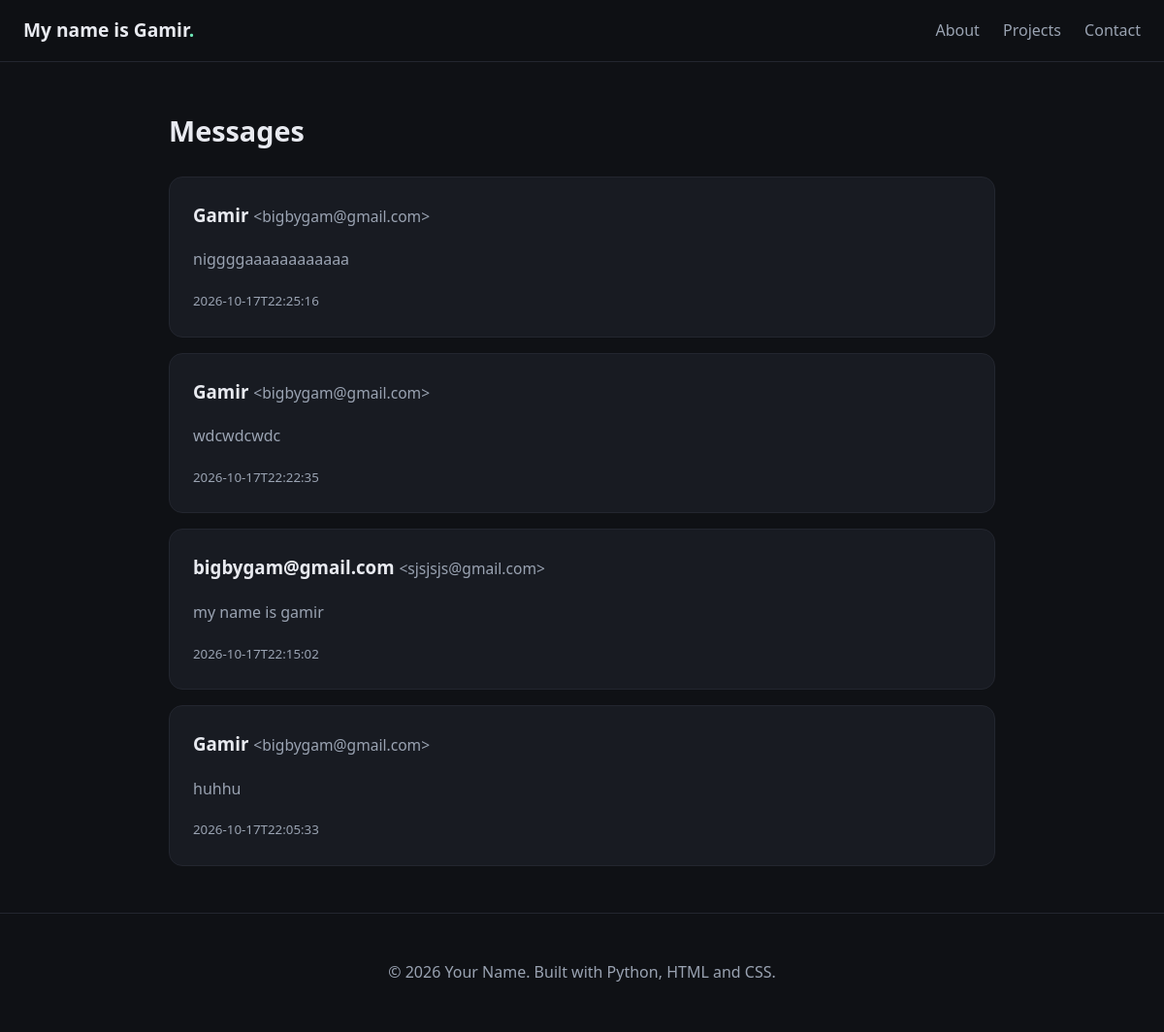
The page /messages on the database its author committed.
### tables this page shows
CREATE TABLE messages (
                id INTEGER PRIMARY KEY AUTOINCREMENT,
                name TEXT NOT NULL,
                email TEXT NOT NULL,
                message TEXT NOT NULL,
                created_at TEXT NOT NULL
            );

### app.py (the view)
@app.route("/messages")
def messages():
    rows = get_db().execute(
        "SELECT * FROM messages ORDER BY id DESC"
    ).fetchall()
    return render_template("messages.html", messages=rows)

### app.py (called while the page is built)
def get_db():
    if "db" not in g:
        g.db = sqlite3.connect(DATABASE)
        g.db.row_factory = sqlite3.Row
    return g.db

### templates/messages.html (shortened to what this page needs)
{% extends "base.html" %}
{% block content %}
<section class="section">
  <h2>Messages</h2>
  {% if messages %}
    <div class="inbox">
      {% for m in messages %}
        <article class="card">
          <h3>{{ m.name }} <small>&lt;{{ m.email }}&gt;</small></h3>
          <p>{{ m.message }}</p>
          <small>{{ m.created_at }}</small>
        </article>
      {% endfor %}
    </div>
  {% else %}
    <p>No messages yet.</p>
  {% endif %}
</section>
{% endblock %}

### templates/base.html (shortened to what this page needs)
<!DOCTYPE html>
<html lang="en">
<head>
  <link rel="stylesheet" href="{{ url_for('static', filename='style.css') }}">
</head>
<body>
  <header class="nav">
    <a class="logo" href="{{ url_for('index') }}">My name is Gamir<span>.</span></a>
    <nav>
      <a href="{{ url_for('index') }}#about">About</a>
      <a href="{{ url_for('index') }}#projects">Projects</a>
      <a href="{{ url_for('index') }}#contact">Contact</a>
    </nav>
  </header>
  {% block content %}{% endblock %}
  <footer class="footer">
    <p>&copy; 2026 Your Name. Built with Python, HTML and CSS.</p>
  </footer>
</body>
</html>

### static/style.css (style rules this page uses)
:root { --bg: #0f1115; --surface: #181b22; --text: #e8eaf0; --muted: #9aa3b2; --accent: #6ee7b7; --accent-dark: #0f1115; --error: #f87171; --radius: 14px; }
* { box-sizing: border-box; }
html { scroll-behavior: smooth; }
body { margin: 0; font-family: system-ui, -apple-system, "Segoe UI", Roboto, sans-serif; background: var(--bg); color: var(--text); line-height: 1.6; }
a { color: inherit; }
.nav { position: sticky; top: 0; z-index: 10; display: flex; justify-content: space-between; align-items: center; padding: 1rem 1.5rem; background: rgba(15, 17, 21, 0.85); backdrop-filter: blur(8px); border-bottom: 1px solid #23262f; }
.logo { font-weight: 700; text-decoration: none; font-size: 1.2rem; }
.logo span { color: var(--accent); }
.nav nav a { margin-left: 1.25rem; text-decoration: none; color: var(--muted); }
.section { max-width: 900px; margin: 0 auto; padding: 3rem 1.5rem; }
.section h2 { font-size: 1.8rem; margin-top: 0; }
.card { background: var(--surface); padding: 1.5rem; border-radius: var(--radius); border: 1px solid #23262f; transition: transform 0.2s ease, border-color 0.2s ease; }
.card h3 { margin-top: 0; }
.card p { color: var(--muted); }
.inbox { display: grid; gap: 1rem; }
.inbox small { color: var(--muted); font-weight: 400; }
.footer { text-align: center; padding: 2rem 1rem; color: var(--muted); border-top: 1px solid #23262f; }

### rows shown on the page
messages: name "Gamir", email "bigbygam@gmail.com", message "niggggaaaaaaaaaaaa", created_at "2026-10-17T22:25:16"
messages: name "Gamir", email "bigbygam@gmail.com", message "wdcwdcwdc", created_at "2026-10-17T22:22:35"
messages: name "bigbygam@gmail.com", email "sjsjsjs@gmail.com", message "my name is gamir", created_at "2026-10-17T22:15:02"
messages: name "Gamir", email "bigbygam@gmail.com", message "huhhu", created_at "2026-10-17T22:05:33"
